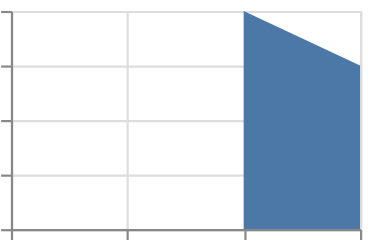

This figure's Vega-Lite source:
### Vega-Lite specification from a JSON file in a GitHub repository (floating-point values rounded to 4 significant figures)
{"$schema": "https://vega.github.io/schema/vega-lite/v6.json", "padding": 5, "autosize": "none", "data": {"values": [{"c": "A", "x": 1, "y": 2, "s": 3, "t": "2024-01-01"}, {"c": "B", "x": 2, "y": null, "s": 5, "t": "2024-02-01"}, {"c": "C", "x": 3, "y": 4, "s": null, "t": "2024-03-01"}, {"c": "D", "x": 4, "y": 3, "s": 7, "t": "2024-04-01"}]}, "width": 160, "height": 100, "mark": {"type": "area", "invalid": "break-paths-show-path-domains"}, "encoding": {"x": {"field": "x", "type": "quantitative"}, "y": {"field": "y", "type": "quantitative"}}}
